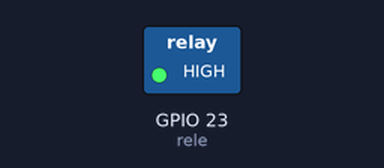
Recording of a sketch running on a simulated ESP32. Shown: switched loads named in the sketch (green lamp = pin HIGH).

Above: at 2.5 s.
At 7.5 s:
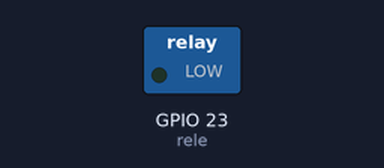
Timing chart, 0 to 13.0 s (numbered marks = the images above):
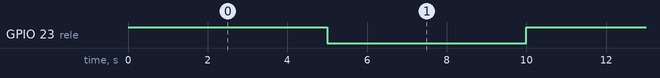

The sketch:

Relay_On_Off.ino
```cpp
int rele = 23;

void setup() {
 pinMode(rele, OUTPUT);
}

void loop() {
 digitalWrite(rele, HIGH);
 delay(5000);
 digitalWrite(rele, LOW);
 delay(5000);
}
```

Measured:
- by itself, GPIO 23 (rele): alternates HIGH for 5.0 s and LOW for 5.0 s
